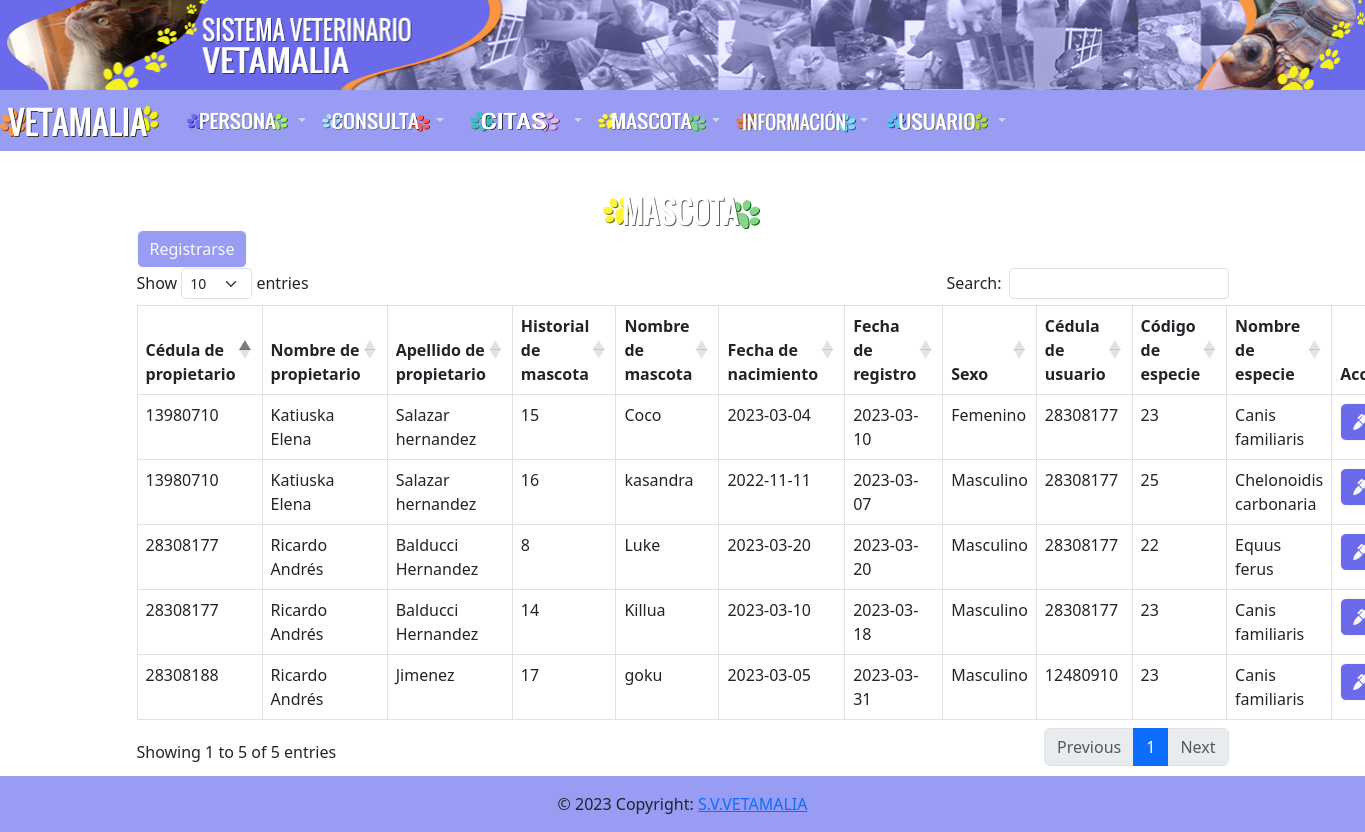
/mascota/mascota.php, run on the app's committed database.
### tables this page shows
CREATE TABLE `mascota` (
  `cedula_propietario` int(15) NOT NULL,
  `cedula_asistente` int(15) NOT NULL,
  `historial` int(255) NOT NULL,
  `nombre_mascota` varchar(50) NOT NULL,
  `fecha_nacimiento` date NOT NULL,
  `fecha_registro` date NOT NULL,
  `codigo_especie` int(70) NOT NULL,
  `sexo` varchar(15) NOT NULL
);

CREATE TABLE `persona` (
  `cedula` int(11) NOT NULL,
  `nombre` varchar(50) NOT NULL,
  `apellido` varchar(50) NOT NULL
);

CREATE TABLE `especie` (
  `codigo_genero` int(70) NOT NULL,
  `descripcion` varchar(150) NOT NULL,
  `codigo_especie` int(70) NOT NULL
);

### mascota/mascota.php (the view, shortened to what this page needs)
<?php include("../database/db.php");?>
<?php include("../include/headers.php")?>
<div class="container p-4">
    <div class="row">
        <div class="col-md-10 mx-auto" style="width: 1360px; margin-top: 20px !important; margin-bottom: 40px !important;">
            <img src="../img/Mascota.png" class="rounded mx-auto d-block" width="160" height="35"></a>
            <a href="registrar.php" class="btn btn-outline-light" type="button" style="background-color: #989cf3">Registrarse</a>
            <table class="table table-bordered" id="example">
                <thead>
                    <tr>
                        <th>Cédula de propietario</th>
                        <th>Nombre de propietario</th>
                        <th>Apellido de propietario</th>
                        <th>Historial de mascota</th>
                        <th>Nombre de mascota</th>
                        <th>Fecha de nacimiento</th>
                        <th>Fecha de registro</th>
                        <th>Sexo</th>
                        <th>Cédula de usuario</th>
                        <th>Código de especie</th>
                        <th>Nombre de especie</th>
                        <th>Acciones</th>
                    </tr>
                </thead>
                <tbody>
                    <?php
                    $query = "SELECT * FROM mascota, especie,persona where mascota.codigo_especie = especie.codigo_especie and mascota.cedula_propietario = persona.cedula";
                    $result = mysqli_query($conn,$query);
                    while($row =mysqli_fetch_array($result)) {?>
                        <tr>
                            <td><?php echo $row['cedula_propietario']?>
                            <td><?php echo $row['nombre']?>
                            <td><?php echo $row['apellido']?>
                            <td><?php echo $row['historial']?>
                            <td><?php echo $row['nombre_mascota']?>
                            <td><?php echo $row['fecha_nacimiento']?>
                            <td><?php echo $row['fecha_registro']?>
                            <td><?php echo $row['sexo']?>
                            <td><?php echo $row['cedula_asistente']?>
                            <td><?php echo $row['codigo_especie']?>
                            <td><?php echo $row['descripcion']?>
                            <td>
                                <a href="edit.php?id=<?php echo $row['historial']?>" class="btn btn-outline-light" type="button" style="background-color: #6a6aeb" onclick="return  ConfirmarEditar()">
                                    <i class="fas fa-marker"></i>
                                </a>
                            </td>
                        </tr>
                    <?php }?>
                </tbody>
            </table>
        </div>
    </div>
</div>
<?php include("../include/footer.php");?>

### data on the page
mascota: cedula_propietario "28308177", persona.nombre "Ricardo Andrés", persona.apellido "Balducci Hernandez", historial "8", nombre_mascota "Luke", fecha_nacimiento "2023-03-20", fecha_registro "2023-03-20", sexo "Masculino", cedula_asistente "28308177", codigo_especie.codigo_especie "22", codigo_especie.descripcion "Equus ferus"
mascota: cedula_propietario "28308177", persona.nombre "Ricardo Andrés", persona.apellido "Balducci Hernandez", historial "14", nombre_mascota "Killua", fecha_nacimiento "2023-03-10", fecha_registro "2023-03-18", sexo "Masculino", cedula_asistente "28308177", codigo_especie.codigo_especie "23", codigo_especie.descripcion "Canis familiaris"
mascota: cedula_propietario "13980710", persona.nombre "Katiuska Elena", persona.apellido "Salazar hernandez", historial "15", nombre_mascota "Coco", fecha_nacimiento "2023-03-04", fecha_registro "2023-03-10", sexo "Femenino", cedula_asistente "28308177", codigo_especie.codigo_especie "23", codigo_especie.descripcion "Canis familiaris"
mascota: cedula_propietario "13980710", persona.nombre "Katiuska Elena", persona.apellido "Salazar hernandez", historial "16", nombre_mascota "kasandra", fecha_nacimiento "2022-11-11", fecha_registro "2023-03-07", sexo "Masculino", cedula_asistente "28308177", codigo_especie.codigo_especie "25", codigo_especie.descripcion "Chelonoidis carbonaria"
mascota: cedula_propietario "28308188", persona.nombre "Ricardo Andrés", persona.apellido "Jimenez", historial "17", nombre_mascota "goku", fecha_nacimiento "2023-03-05", fecha_registro "2023-03-31", sexo "Masculino", cedula_asistente "12480910", codigo_especie.codigo_especie "23", codigo_especie.descripcion "Canis familiaris"
